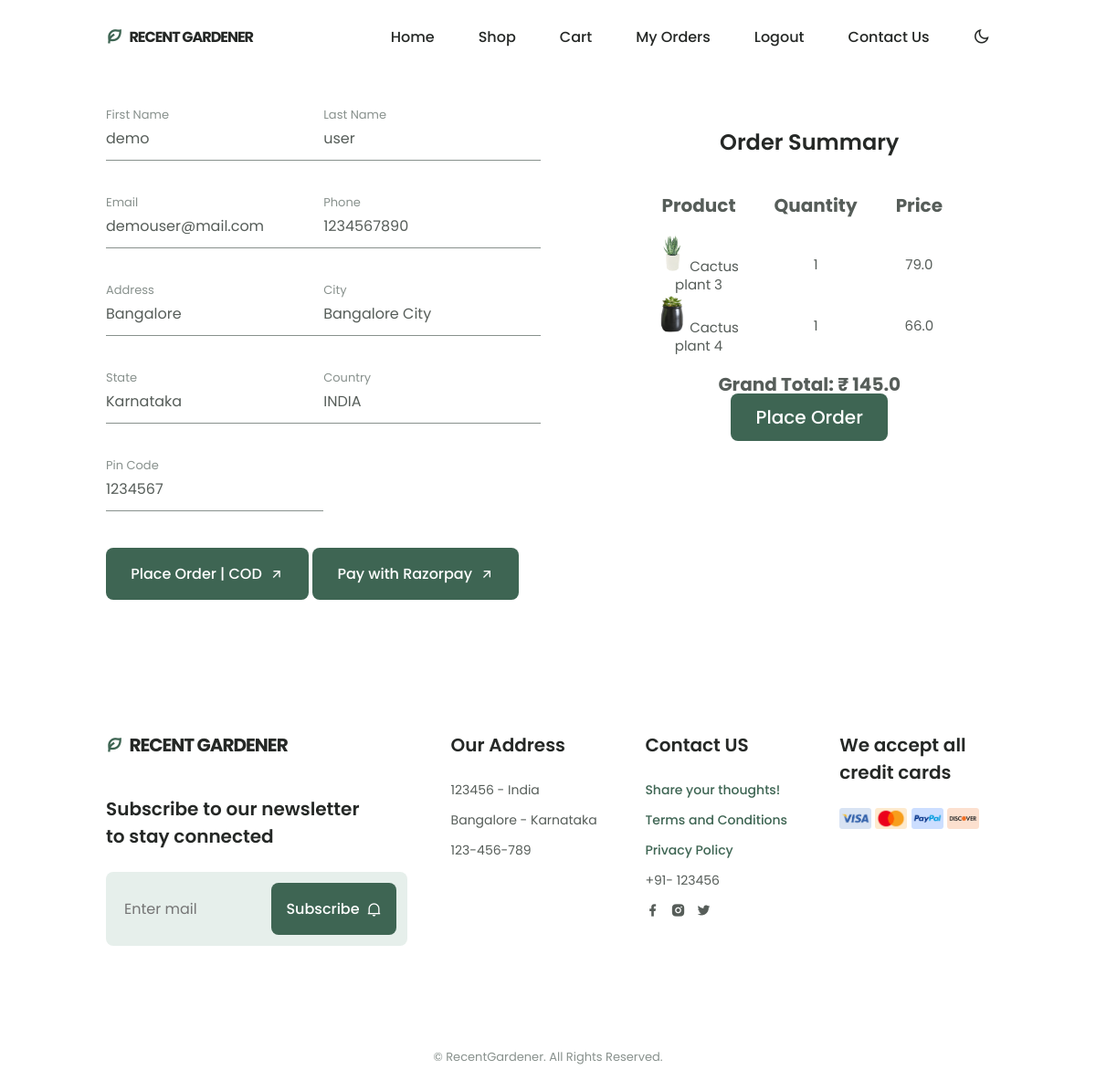
/checkout (signed in), run on an earlier commit of the app's database.
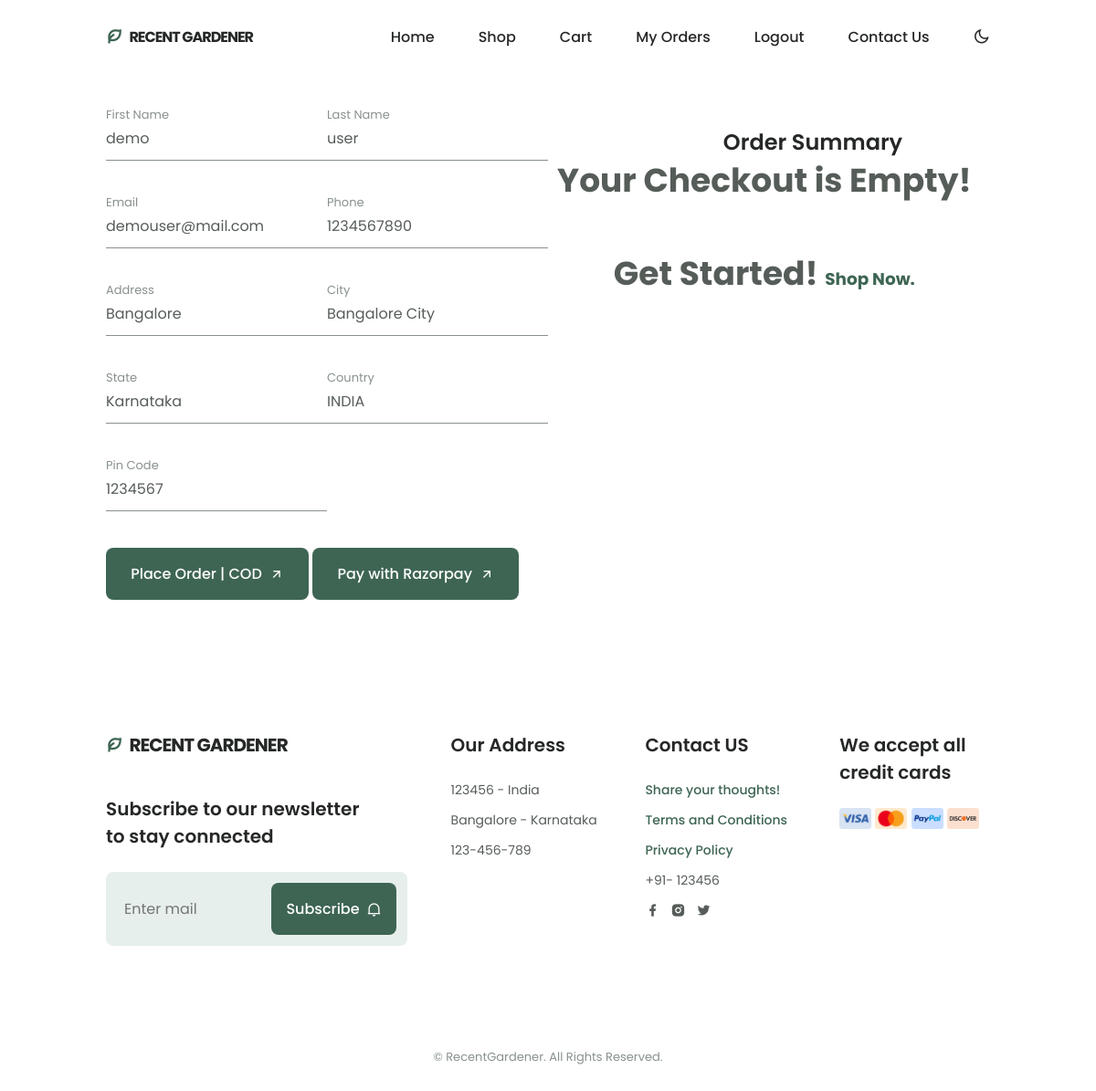
And on a later commit of the database.
### plantswebsite/models.py (models this page shows, shortened)
class Cart(models.Model):
    user = models.ForeignKey(User, on_delete=models.CASCADE)
    product = models.ForeignKey(Plants, on_delete=models.CASCADE)
    product_quantity = models.IntegerField(null=False, blank=False)
    created_at = models.DateTimeField(auto_now_add=True)

class Plants(models.Model):
    class Meta:
        verbose_name_plural = 'Plants'
        verbose_name = 'Plant'
    name = models.CharField(max_length=244, blank=False, null=True)
    price = models.FloatField(blank=False, null=True)
    original_price = models.FloatField(blank=True, null=True)
    description = models.CharField(max_length=244, blank=True, null=True)
    image = models.ImageField(blank=True, null=True, upload_to='plants')
    quantity = models.IntegerField(null=False, blank=False)
    status = models.BooleanField(default=False, help_text="0-default, 1-Hidden")
    trending = models.BooleanField(default=False, help_text="0-default, 1-Hidden")
    highlights_one = models.CharField(max_length=128, blank=True, null=True)
    highlights_two = models.CharField(max_length=128, blank=True, null=True)
    highlights_three = models.CharField(max_length=128, blank=True, null=True)
    highlights_four = models.CharField(max_length=128, blank=True, null=True)

### plantswebsite/views.py (the view)
# urls.py: path('checkout', views.checkout, name="checkout"),
@login_required(login_url='login')
def checkout(request):
    rawCartItems = Cart.objects.filter(user=request.user)
    for item in rawCartItems:
        if item.product_quantity > item.product.quantity:
            Cart.objects.delete(id=item.id)
    cartItems = Cart.objects.filter(user=request.user)
    total_price = 0
    for item in cartItems:
        total_price = total_price + item.product.price * item.product_quantity
    userProfile = Profile.objects.filter(user=request.user).first()
    context = {'cartItems': cartItems, 'totalPrice':total_price, 'userProfile':userProfile}
    return render(request, "plantswebsite/checkout.html", context)

### plants/context_processors.py (called while the page is built)
def project_context(request):
    context = {
        'me': LandingScreen.objects.first(),
    }
    return context

### plantswebsite/templates/plantswebsite/checkout.html (shortened to what the changed rows need)
{% extends 'plantswebsite/base.html' %}
{% load static %}
{% block content %}
<section class="checkout section" id="checkout">
    <div class="contact__container container grid">
        <div class="contact__box checkout_table">
            <h2 class="section__title-centers">
                Order Summary
            </h2>
            <div class="checkout__data section__title-table">
                <div class="contact__information">
                    {% if cartItems %}
                        <table class="table-stripeds">
                            <thead>
                                <tr>
                                    <th class="table_th">Product</th>
                                    <th class="table_th">Quantity</th>
                                    <th class="table_th">Price</th>
                                </tr>
                            </thead>
                            <tbody>
                                {% for item in cartItems %}
                                    <tr>
                                        <td class="table_td">
                                            <img src="{{ item.product.image.url }}" class="me-2" height="30px" width="30px">
                                            {{ item.product.name }}
                                        </td>
                                        <td class="table_td">{{ item.product_quantity }}</td>
                                        <td class="table_td">{{ item.product.price }}</td>
                                    </tr>
                                {% endfor %}
                            </tbody>
                        </table>
                        <div class="footer_content">
                            <div class="footer_cards">
                                <h4 class="section__title-centers">
                                    Grand Total:
                                    <span> ₹ {{ totalPrice }} </span>
                                </h4>
                                <a href="#" class="button button--flex section__title-centers">
                                    Place Order
                                </a>
                            </div>
                        </div>
                    {% else %}
                        <h4 class="section__title-center">Your Checkout is Empty!</h4>
                        <h5 class="section__title-center">Get Started! <a href="{% url 'plantswebsite:shop' %}" class="footer__logo-icon"> Shop Now.</a></h5>
                    {% endif %}
                </div>
            </div>
        </div>
    </div>
</section>
{%endblock%}

What changed in the data, as far as the page shows it:
removed Cart: product.image (picture), product.name "Cactus plant 3", product_quantity "1", product.price "79.0"
removed Cart: product.image (picture), product.name "Cactus plant 4", product_quantity "1", product.price "66.0"
Also different on the page:
{{ totalPrice }}: "145.0" → (not shown)
text no longer shown: "Product Quantity Price Grand Total: ₹ Place Order"
text now shown: "Your Checkout is Empty! Get Started! Shop Now."
